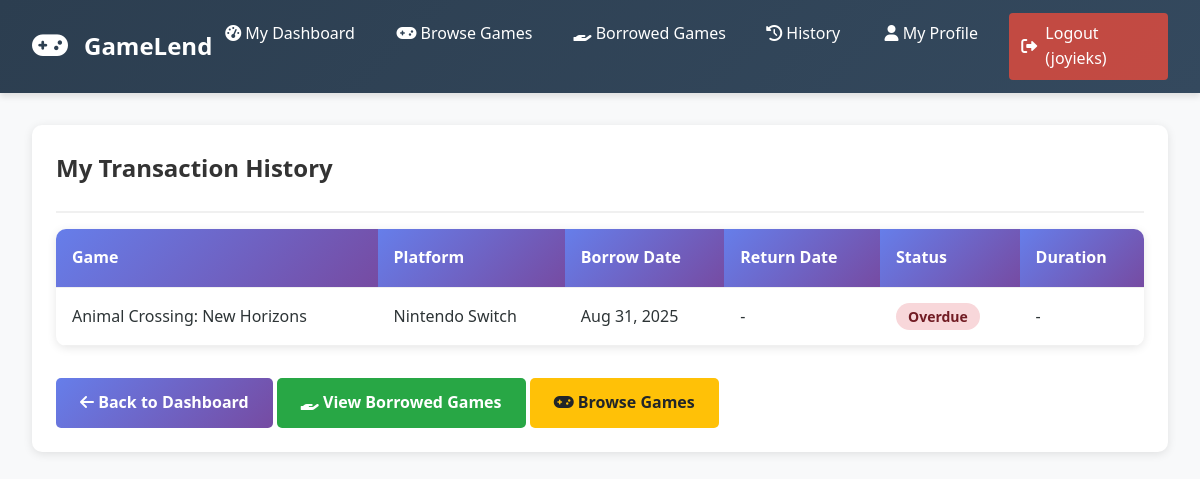
The app's page /customer/history.php (signed in), older data.
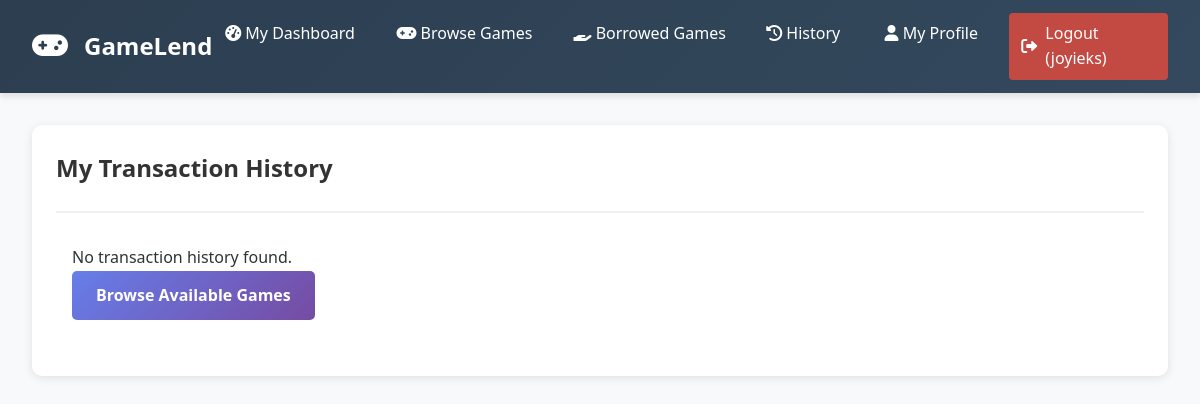
The same page, newer data.
### tables this page shows
CREATE TABLE `borrow_transactions` (
  `id` int(11) NOT NULL,
  `user_id` int(11) NOT NULL,
  `game_id` int(11) NOT NULL,
  `quantity` tinyint(3) UNSIGNED NOT NULL DEFAULT 1,
  `borrow_date` datetime NOT NULL DEFAULT current_timestamp(),
  `due_date` datetime DEFAULT NULL,
  `return_date` datetime DEFAULT NULL,
  `status` enum('borrowed','returned','overdue','cancelled') NOT NULL DEFAULT 'borrowed',
  `fine_amount` decimal(10,2) NOT NULL DEFAULT 0.00,
  `active` tinyint(1) NOT NULL DEFAULT 1,
  `created_at` timestamp NOT NULL DEFAULT current_timestamp(),
  `updated_at` timestamp NOT NULL DEFAULT current_timestamp() ON UPDATE current_timestamp()
);

CREATE TABLE `games` (
  `id` int(11) NOT NULL,
  `title` varchar(100) NOT NULL,
  `platform` varchar(50) NOT NULL,
  `total_quantity` int(10) UNSIGNED NOT NULL DEFAULT 1,
  `available_quantity` int(10) UNSIGNED NOT NULL DEFAULT 1,
  `status` enum('available','borrowed','maintenance') NOT NULL DEFAULT 'available',
  `created_at` timestamp NOT NULL DEFAULT current_timestamp(),
  `updated_at` timestamp NOT NULL DEFAULT current_timestamp() ON UPDATE current_timestamp()
);

### customer/history.php (the view, shortened to what this page needs)
<?php
require_once '../db/db_connect.php';
$user_id = $_SESSION['user_id'];
$stmt = $pdo->prepare("SELECT bt.*, g.title, g.platform
                       FROM borrow_transactions bt
                       JOIN games g ON bt.game_id = g.id
                       WHERE bt.user_id = ?
                       ORDER BY bt.borrow_date DESC");
$stmt->execute([$user_id]);
$transactions = $stmt->fetchAll();
include 'includes/customer_header.php';
?>
<div class="card">
    <div class="card-header">
        <h2 class="card-title">My Transaction History</h2>
    </div>
    <?php if(empty($transactions)): ?>
        <div class="alert alert-info">
            <p>No transaction history found.</p>
            <a href="../games.php" class="btn btn-primary">Browse Available Games</a>
        </div>
    <?php else: ?>
        <table class="table">
            <thead>
                <tr>
                    <th>Game</th>
                    <th>Platform</th>
                    <th>Borrow Date</th>
                    <th>Return Date</th>
                    <th>Status</th>
                    <th>Duration</th>
                </tr>
            </thead>
            <tbody>
                <?php foreach($transactions as $transaction): ?>
                    <?php
                    $borrow_date = new DateTime($transaction['borrow_date']);
                    $return_date = $transaction['return_date'] ? new DateTime($transaction['return_date']) : null;
                    $now = new DateTime();
                    if($return_date) {
                        $duration = $borrow_date->diff($return_date)->days;
                    } elseif($transaction['status'] === 'borrowed') {
                        $duration = $borrow_date->diff($now)->days;
                    } else {
                        $duration = 0;
                    }
                    ?>
                    <tr>
                        <td><?php echo htmlspecialchars($transaction['title']); ?></td>
                        <td><?php echo htmlspecialchars($transaction['platform']); ?></td>
                        <td><?php echo date('M j, Y', strtotime($transaction['borrow_date'])); ?></td>
                        <td>
                            <?php if($transaction['return_date']): ?>
                                <?php echo date('M j, Y', strtotime($transaction['return_date'])); ?>
                            <?php else: ?>
                                -
                            <?php endif; ?>
                        </td>
                        <td>
                            <?php if($transaction['status'] === 'borrowed' && $duration > 14): ?>
                                <span class="badge badge-danger">Overdue</span>
                            <?php else: ?>
                                <span class="badge badge-<?php echo $transaction['status']; ?>">
                                    <?php echo ucfirst($transaction['status']); ?>
                                </span>
                            <?php endif; ?>
                        </td>
                        <td>
                            <?php if($duration > 0): ?>
                                <?php echo $duration; ?> day<?php echo $duration != 1 ? 's' : ''; ?>
                                <?php if($transaction['status'] === 'borrowed' && $duration > 14): ?>
                                    <br><small class="text-danger">(<?php echo $duration - 14; ?> days overdue)</small>
                                <?php endif; ?>
                            <?php else: ?>
                                -
                            <?php endif; ?>
                        </td>
                    </tr>
                <?php endforeach; ?>
            </tbody>
        </table>
        <div style="margin-top: 2rem;">
            <a href="dashboard.php" class="btn btn-primary">
                <i class="fas fa-arrow-left"></i> Back to Dashboard
            </a>
            <a href="borrowed.php" class="btn btn-success">
                <i class="fas fa-hand-holding"></i> View Borrowed Games
            </a>
            <a href="../games.php" class="btn btn-warning">
                <i class="fas fa-gamepad"></i> Browse Games
            </a>
        </div>
    <?php endif; ?>
</div>
<?php include 'includes/customer_footer.php'; ?>

Row changes from the older to the newer data that the page shows:
removed borrow_transactions: game.title "Animal Crossing: New Horizons", game.platform "Nintendo Switch", borrow_date "Aug 31, 2025", status "Overdue"
Text that changed along with them:
text no longer shown: "Game Platform Borrow Date Return Date Status Duration Back to Dashboard View Borrowed Games Browse Games"
text now shown: "No transaction history found. Browse Available Games"
